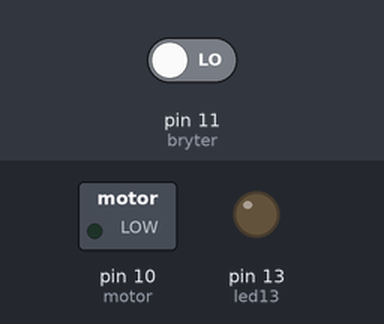
Recording of a sketch running on a simulated Arduino Uno, built with avr-gcc and run on an emulated ATmega328P. On the bench: switched loads named in the sketch (green lamp = pin HIGH), output pins drawn as LEDs (lit = HIGH). The inputs (shaded band) are chosen by the test bench; at power-on: pin 11 (bryter) LOW.

Above: at 1.2 s.
1.3 s: pin 11 (bryter) driven HIGH
At 1.6 s:
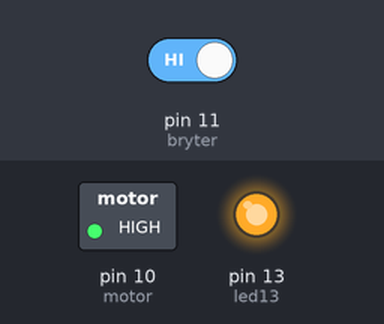
2.8 s: pin 11 (bryter) driven LOW
At 4.1 s:
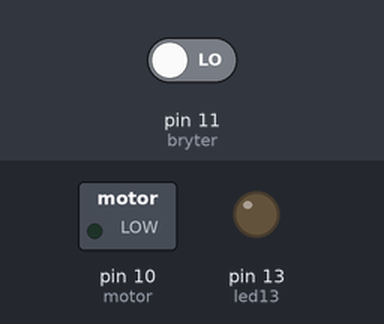
Timing chart, 0 to 5.8 s (numbered marks = the images above; inputs shaded):
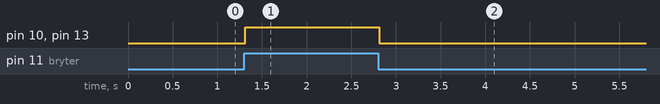

Measured:
- after the input at 1.3 s, pin 10 (motor), pin 13 (led13): LOW → HIGH at once
- after the input at 2.8 s, pin 10 (motor), pin 13 (led13): HIGH → LOW at once

The sketch:

Motor_test.ino
```cpp
// Oppgave 7 - Lysbryter - 30.01.2018 - MHP

// KONSTANTER:
const byte motor = 10;
const byte bryter = 11;
const byte led13 = 13;

// VARIABLER:
int lesbryter;

// SETUP:
void setup() {
  pinMode(motor, OUTPUT);
  pinMode(led13, OUTPUT);
  pinMode(bryter, INPUT);
}

// FUNKSJONER:

// HOVUDPROGRAM:
void loop() {
  lesbryter = digitalRead(bryter);
  delay(10);
  if (lesbryter == HIGH) {
    digitalWrite(motor, HIGH);
    digitalWrite(led13, HIGH);
  }
  else {
    digitalWrite(motor, LOW);
    digitalWrite(led13, LOW);
  }
}
```
